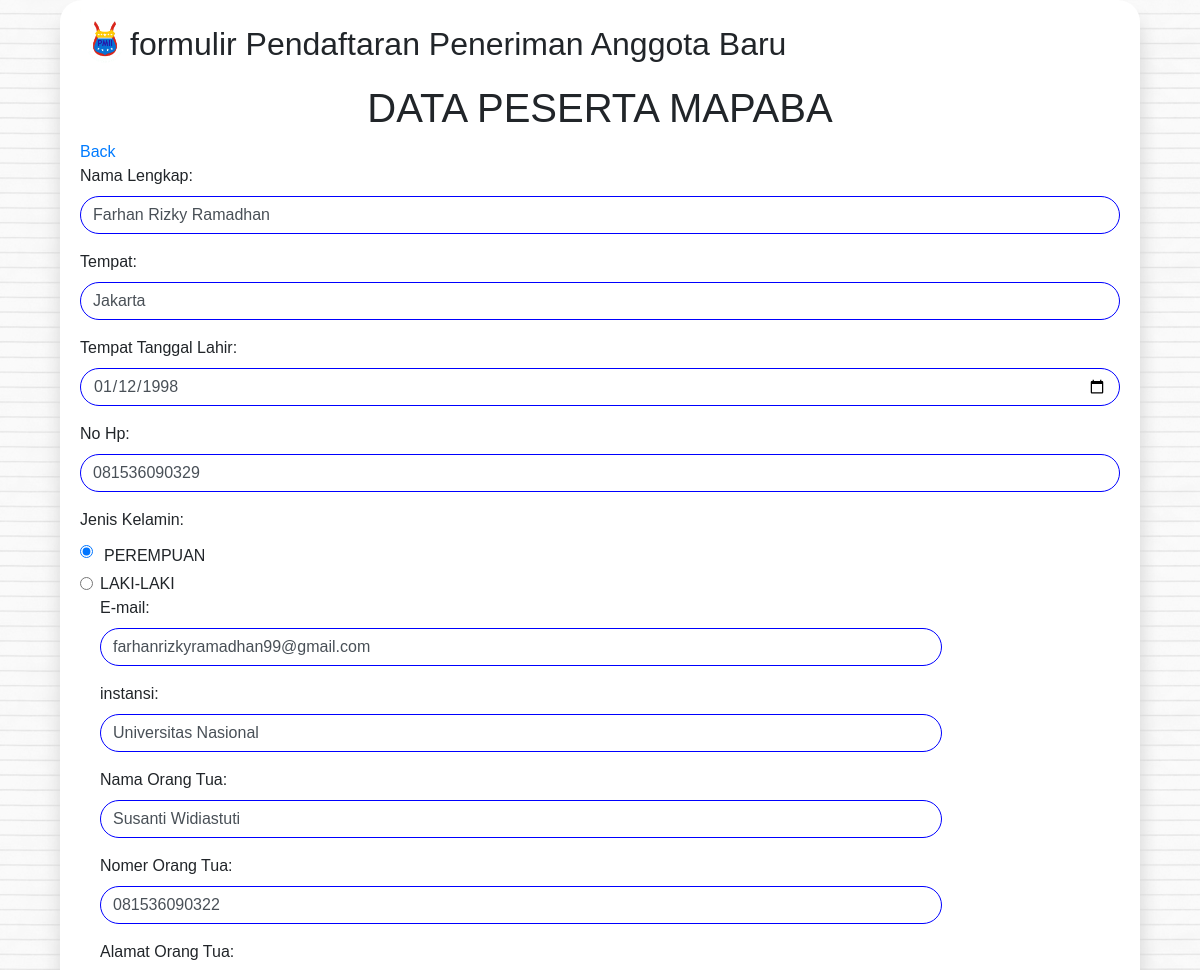
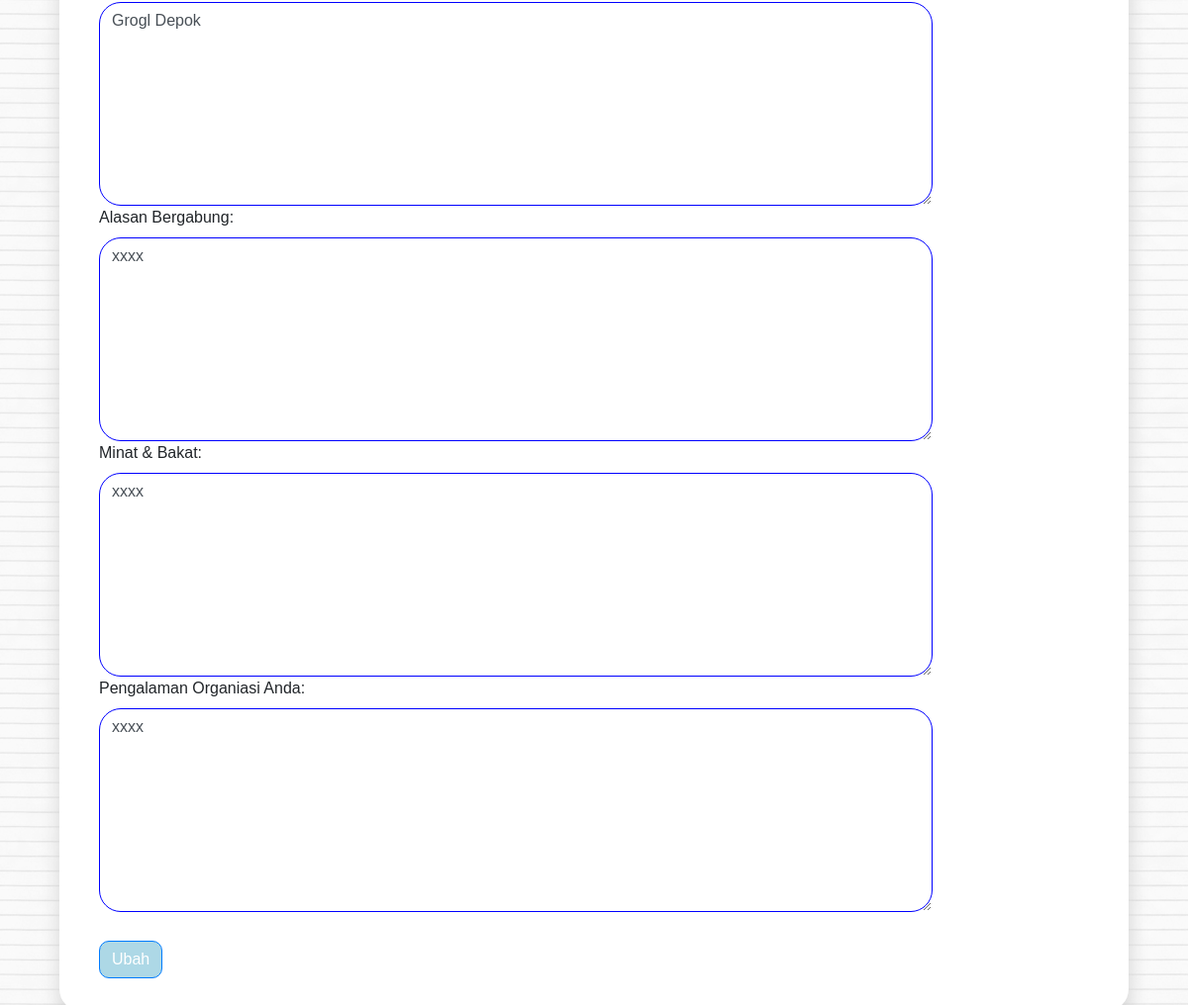
The app's page /daftar/edit.php?id=1 with its own data (2 pictures, top to bottom).
### tables this page shows
CREATE TABLE `log1` (
  `id` int(11) NOT NULL,
  `nama` varchar(255) NOT NULL,
  `lokasi` varchar(255) NOT NULL,
  `ttl` date NOT NULL,
  `jkel` varchar(255) NOT NULL,
  `hp` varchar(255) NOT NULL,
  `email` varchar(255) NOT NULL,
  `instansi` varchar(255) NOT NULL,
  `ortu` varchar(255) NOT NULL,
  `noortu` varchar(255) NOT NULL,
  `alortu` varchar(255) NOT NULL,
  `orga` varchar(255) NOT NULL,
  `minat` varchar(255) NOT NULL,
  `pengalaman` varchar(255) NOT NULL
);

### daftar/edit.php (the view, shortened to what this page needs)
<?php
include_once("log.php");
?>
<?php
$id=$_GET['id'];
$result = mysqli_query($kon, "SELECT* FROM log1 WHERE id=$id");
while($row = mysqli_fetch_array($result))
{
    $nama = $row['nama'];
    $lokasi= $row['lokasi'];
    $ttl = $row['ttl'];
    $hp=$row['hp'];
    $email=$row['email'];
    $instansi=$row['instansi'];
    $ortu=$row['ortu'];
    $noortu=$row['noortu'];
    $alortu=$row['alortu'];
    $orga=$row['orga'];
    $minat=$row['minat'];
    $pengalaman=$row['pengalaman'];
}
?>
<!doctype html>
<html lang="en">
  <head>
    <link rel="stylesheet" href="https://stackpath.bootstrapcdn.com/bootstrap/4.5.2/css/bootstrap.min.css">
    <link rel="stylesheet" type="text/css" href="daftar.css">
  </head>
  <body>
    <div class="container">
<form action="edit.php" method="POST">
  <div class="row">
    <div class="col">
      <img src="../index/foto/logo.png" class="rounded mx-auto ">
       <p class="form">formulir Pendaftaran Peneriman Anggota Baru </p>
    </div>
  </div>
  <STRONG><h1>DATA PESERTA MAPABA</h1></STRONG>
  <a href="data mapaba.php">Back</a>
  <div class="form-group">
    <label>Nama Lengkap:</label>
    <input type="text" name="nama" required="" id="nama" class="form-control" placeholder="Masukkan Nama Lengkap" value="<?php echo $nama; ?>" >
  </div>
  <div class="form-group">
    <label>Tempat:</label>
    <input type="text" name="lokasi" required="" id="lokasi" class="form-control" placeholder="Masukkan Tempat Lahir" value="<?php echo $lokasi; ?>" >
  </div>
 <div class="form-group">
    <label>Tempat Tanggal Lahir:</label>
    <input type="date" name="ttl" required="" id="ttl" class="form-control" placeholder="Masukkan Tempat Tanggal Lahir"  value="<?php echo $ttl; ?>" placeholder="Isi Tempat Tanggal Lahir" >
  </div>
<div class="form-group">
    <label>No Hp:</label>
    <input type="text" name="hp" required="" id="hp" class="form-control" placeholder="Masukkan Nomer HP"  value="<?php echo $hp; ?>" >
  </div>
<LABEL>Jenis Kelamin:</LABEL>
<fieldset class="form-group">
    <div class="row">
      <div class="col-sm-10">
        <div class="form-check">
          <input class="form-check-input" style="padding:4px" type="radio" name="jkel" id="jkel" value="Perempuan" checked>
          <label class="form-check-label" style="padding:4px" for="gridRadios1">
          PEREMPUAN
          </label>
        </div>
        <div class="form-check">
          <input class="form-check-input "  type="radio" name="jkel" id="jkel" value="Laki-Laki">
          <label class="form-check-label" for="gridRadios2">
          LAKI-LAKI
          </label>
  <div class="form-group">
          <label>E-mail:</label>
          <input type="text"id="email" required="" name="email" placeholder="Masukkan E-mail Anda" class="form-control"  value="<?php echo $email; ?>">
        </div>
 <div class="form-group">
          <label>instansi:</label>
          <input type="text"id="instansi" required="" name="instansi" placeholder="Masukkan instansi Anda" class="form-control"  value="<?php echo $instansi; ?>">
        </div>
        <div class="form-group">
          <label>Nama Orang Tua:</label>
          <input type="text"id="ortu" name="ortu" required="" placeholder="Masukkan Nama Orang Tua" class="form-control"  value="<?php echo $ortu; ?>">
        </div>
         <div class="form-group">
          <label>Nomer Orang Tua:</label>
          <input type="text"id="noortu" name="noortu" required="" placeholder="Masukkan Nomer Orang Tua" class="form-control" value="<?php echo $noortu; ?>">
        </div>
        <div class="form-group">
          <label>Alamat Orang Tua:</label>
         <textarea class="form-control " name="alortu" rows="8"><?php echo $alortu; ?></textarea>
            <div class="form-group">
          <label>Alasan Bergabung:</label>
           <textarea class="form-control " name="orga" rows="8"><?php echo $orga; ?></textarea>
          <div class="form-group">
          <label>Minat & Bakat:</label>
           <textarea class="form-control " name="minat" rows="8"><?php echo $minat; ?></textarea>
          <div class="form-group ">
          <label>Pengalaman Organiasi Anda:</label>
           <textarea class="form-control " name="pengalaman" rows="8"><?php echo $pengalaman; ?></textarea>
          <br>
            <input class="btn btn-primary" type="submit" name="update" value="Ubah"></td>
           <br>
</form>
</div>
  </body>
</html>

### daftar/daftar.css (style rules this page uses)
* { padding: 0; margin: 0; font-family: sans-serif; }
h1 { text-align: center; }
.container { width: 90%; background: #fff; border-radius:22px; box-shadow: 1px 18px 19px lightgrey; padding: 20px; }
img { width:50px; margin: auto; margin-top:-14px; float: left; }
.form { font-size: 2.0em; }
body { background: url(../news/paper/paper.png); }
.form-control { border: none; border-radius: 22px; border:1px solid blue; }
.btn { background: lightblue; border-radius: 10px; margin-bottom: -22px; }

### records on screen
log1: nama "Farhan Rizky Ramadhan", lokasi "Jakarta", ttl "01/12/1998", hp "081536090329", email "farhanrizkyramadhan99@gmail.com", instansi "Universitas Nasional", ortu "Susanti Widiastuti", noortu "081536090322", alortu "Grogl Depok", orga "xxxx", minat "xxxx", pengalaman "xxxx"
